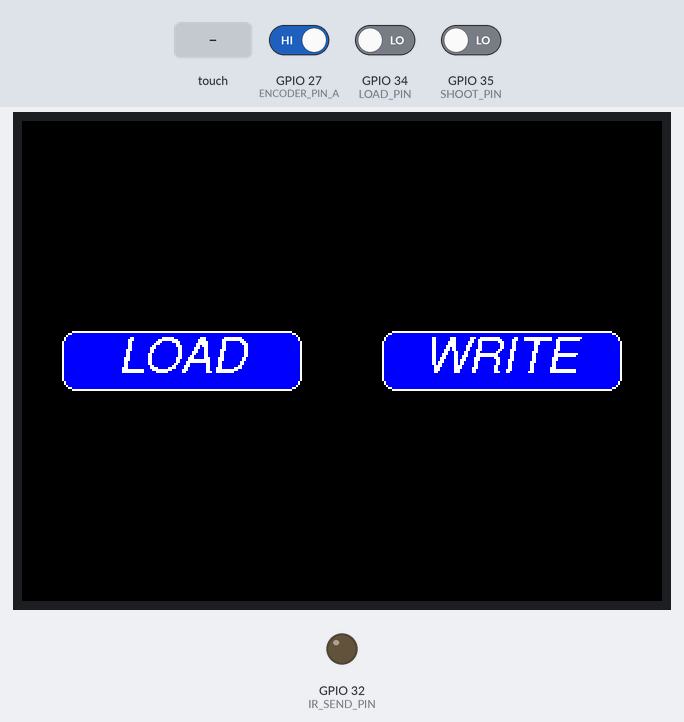
Simulated run of this sketch. Board: ESP32. Shown: 320×240 colour display, output pins drawn as LEDs (lit = HIGH). The test bench sets the inputs (shaded band); at power-on: GPIO 27 (ENCODER_PIN_A) HIGH, GPIO 34 (LOAD_PIN) LOW, GPIO 35 (SHOOT_PIN) LOW. Storage starts empty; what the sketch prints to the serial monitor is not drawn.

Above: at 1.5 s.
1.6 s: screen touched at 13 % across, 50 % down
At 3.0 s:
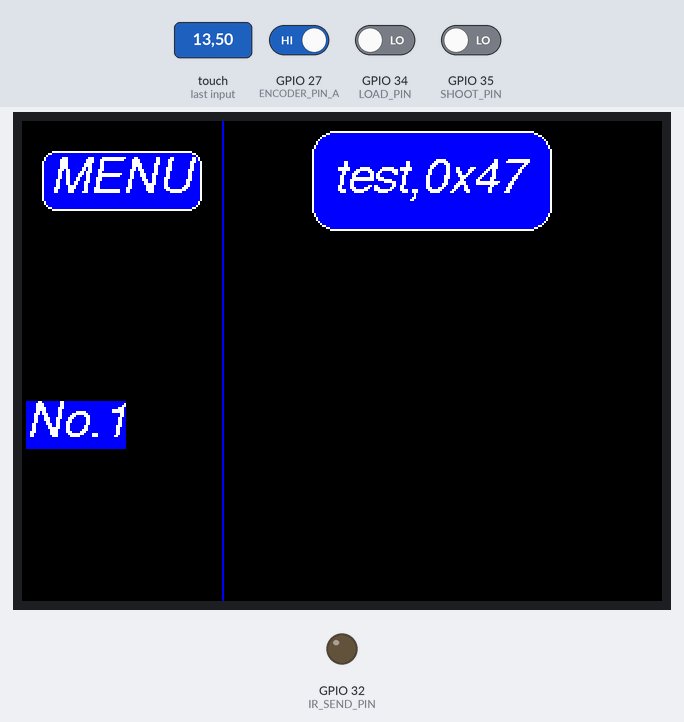
3.3 s: screen touched at 13 % across, 10 % down
At 3.44 s:
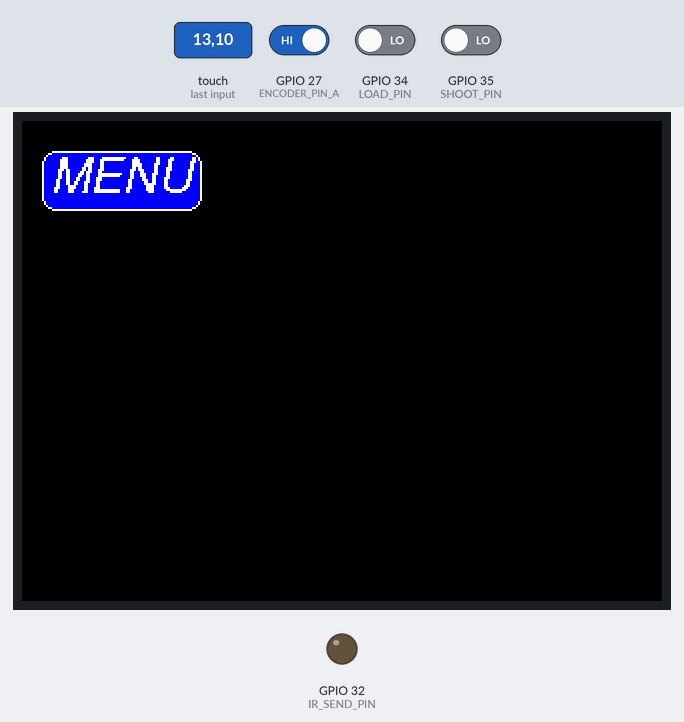
4.9 s: screen touched at 62 % across, 50 % down
At 5.4 s:
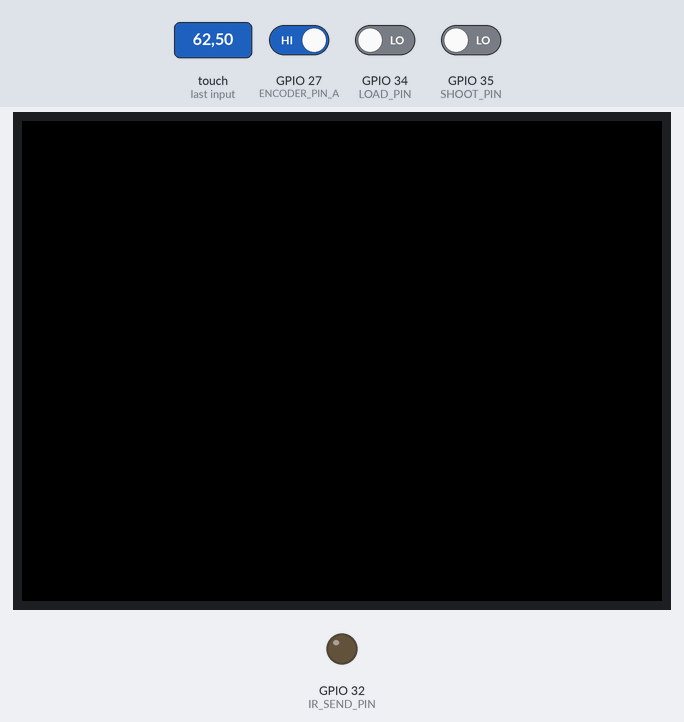
Timing chart, 0 to 7.9 s (numbered marks = the images above; inputs shaded):
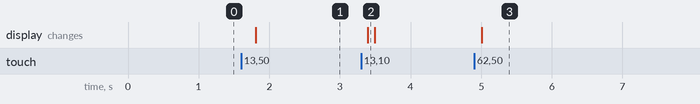

The sketch:

IR_gun_main.ino
```cpp
#include "FS.h"

#include <SPI.h>
#include <TFT_eSPI.h>      // Hardware-specific library
#include <string.h>
//#define DECODE_DENON
#include <IRremote.hpp>

TFT_eSPI tft = TFT_eSPI(); // Invoke custom library

#define DECODE_NEC
#define IR_RECEIVE_PIN 4

#define ENCODER_PIN_A 27
#define ENCODER_PIN_B 26
#define IR_SEND_PIN 32
#define LOAD_PIN 34
#define SHOOT_PIN 35

#define CALIBRATION_FILE "/TouchCalData1"
#define REPEAT_CAL 0

#define LABEL1_FONT &FreeSansOblique12pt7b // Key label font 1
#define LABEL2_FONT &FreeSansBold12pt7b    // Key label font 2

#define KEY_TEXTSIZE 1   // Font size multiplier

enum DISPLAY_STATE {
  MENU,
  LOAD,
  WRITE,
  WRITE_DONE
};

DISPLAY_STATE current_display;
DISPLAY_STATE prev_display;

bool sw = 0, prev_sw = 0;
bool shoot = 0, prev_shoot = 0;


TFT_eSPI_Button load, collect, menu;
TFT_eSPI_Button bullets[4];
char bulletvalue[6][64];
char bullethexvalue[6][64];

volatile long encoderValue = 0;
volatile unsigned long lastInterruptTime = 0;
int datacount = 0;
int current_bullet = 0;
char datam[100][64];

void setup() {

  // Use serial port
  Serial.begin(115200);

  if (!SPIFFS.begin()) {
    Serial.println("formatting file system");
    SPIFFS.format();
    SPIFFS.begin();
  }

  add_test_file();

  // Initialise the TFT screen
  tft.init();

  // Set the rotation before we calibrate
  tft.setRotation(3);

  // Calibrate the touch screen and retrieve the scaling factors
  touch_calibrate();

  // Clear the screen
  tft.fillScreen(TFT_BLACK);

  prev_display = LOAD;
  current_display = MENU;
  handle_menu(0,0);
  IrReceiver.begin(IR_RECEIVE_PIN, ENABLE_LED_FEEDBACK); // Start the receiver

  pinMode(ENCODER_PIN_A, INPUT_PULLUP);
  pinMode(ENCODER_PIN_B, INPUT_PULLUP);
  pinMode(IR_SEND_PIN, OUTPUT);
  pinMode(LOAD_PIN, INPUT);
  pinMode(SHOOT_PIN, INPUT);
  IrSender.begin(IR_SEND_PIN);

  attachInterrupt(digitalPinToInterrupt(ENCODER_PIN_A), encoderISR, CHANGE);

}

void loop() {
  // put your main code here, to run repeatedly:

  sw = digitalRead(LOAD_PIN);
  shoot = digitalRead(SHOOT_PIN);
  uint16_t x = 0, y = 0; // To store the touch coordinates
  bool pressed = tft.getTouch(&x, &y);

  current_bullet = calculateBlock(encoderValue);

  if(shoot ^ prev_shoot){

    long rawData = 0;
    for(byte i = 2; bullethexvalue[current_bullet][i] != 0; ++i){

      long temp = bullethexvalue[current_bullet][i] - ((bullethexvalue[current_bullet][i] > '9') ? '7' : '0');
      rawData = rawData*16 + temp;

    }

    IrSender.sendNECRaw(rawData, 1);
    Serial.println(rawData, HEX);

  }

  prev_sw = sw;
  prev_shoot = shoot;

  if(pressed){

    tft.fillScreen(TFT_BLACK);

    switch (current_display){

      case MENU:
        handle_menu(x,y);
        break;

      case LOAD:
        handle_load(x,y);
        break;

      case WRITE:
        handle_write(x,y);
        break;

      default:
        handle_menu(x,y);
        break;

    }
  }

  prev_display = current_display;

  delay(10);
}

void handle_menu(uint16_t x, uint16_t y) {

  tft.setFreeFont(LABEL1_FONT);

  load.initButton(&tft, 80,
                          120, // x, y, w, h, outline, fill, text
                          120, 30, TFT_WHITE, TFT_BLUE, TFT_WHITE,
                          "LOAD", KEY_TEXTSIZE);

  collect.initButton(&tft, 240,
                          120, // x, y, w, h, outline, fill, text
                          120, 30, TFT_WHITE, TFT_BLUE, TFT_WHITE,
                          "WRITE", KEY_TEXTSIZE);

  load.drawButton();
  collect.drawButton();

  if(load.contains(x,y)){

    current_display = LOAD;
    return;

  }

  if(collect.contains(x,y)){

    current_display = WRITE;
    return;

  }

}

void handle_load(uint16_t x, uint16_t y) {

  tft.setFreeFont(LABEL1_FONT);

  if (SPIFFS.exists("/testIRdata.txt")){

    datacount = 0;

    File IRdata = SPIFFS.open("/testIRdata.txt", FILE_READ);

    while (IRdata.available()){

      long long l = IRdata.readBytesUntil('\n', datam[datacount], sizeof(datam[datacount]));
      datam[datacount][l] = 0;
      ++datacount;

    }

  }

  menu.initButton(&tft, 50,
                          30, // x, y, w, h, outline, fill, text
                          80, 30, TFT_WHITE, TFT_BLUE, TFT_WHITE,
                          "MENU", KEY_TEXTSIZE);

  menu.drawButton();

  if(menu.contains(x,y)){

    current_display = MENU;
    return;

  }

  Serial.println(datacount);

  tft.drawLine(100,0,100,240,TFT_BLUE);
  tft.drawString(String("No.") + String(current_bullet+1), 2, 140);
  tft.drawString(String(bulletvalue[current_bullet]), 2, 180);

  if(!datacount) return;


  for(byte i = 0; i < min(datacount,4); ++i){

    bullets[i].initButton(&tft, 125 + 80,
                          30 + 55*i, // x, y, w, h, outline, fill, text
                          120, 50, TFT_WHITE, TFT_BLUE, TFT_WHITE,
                          datam[i], KEY_TEXTSIZE);

    bullets[i].drawButton();

    if(bullets[i].contains(x,y)){

      bool first = 1;
      char* token;
      token = strtok(datam[i], ",");
      strcpy(bulletvalue[current_bullet], token);

      while( token != NULL ){

        //tft.drawString(token, 125, 10 + i*(55) + ((first) ? 0 : 25));
        if(!first) strcpy(bullethexvalue[current_bullet], token);
        token = strtok(NULL, ",");
        first = 0;

      }
    }
    /*
    bool first = 1;
    char* token;
    token = strtok(datam[i], ",");

    while( token != NULL ){

      tft.drawString(token, 125, 10 + i*(55) + ((first) ? 0 : 25));
      token = strtok(NULL, ",");
      first = 0;

    }*/

  }

  return;

}

void handle_write(uint16_t x, uint16_t y){

   tft.setFreeFont(LABEL1_FONT);
   /*if(IrReceiver.decode()){
     Serial.println(IrReceiver.decodedIRData.decodedRawData, HEX);
     IrReceiver.resume();
   }*/

  if (SPIFFS.exists("/testIRdata.txt")){

    datacount = 0;

    File IRdata = SPIFFS.open("/testIRdata.txt", FILE_APPEND);

    long long Indata;
    while(!IrReceiver.decode());
    Indata = IrReceiver.decodedIRData.decodedRawData;
    Serial.println(IrReceiver.decodedIRData.decodedRawData, HEX);
    IrReceiver.resume();
//    Indata = Serial.read();
    ;
    char name_[] = "name";

    if(IRdata.print(name_) && IRdata.print(",0x") && IRdata.println(Indata,HEX)){
      Serial.print(name_);
      Serial.print(",0x");
      Serial.println(Indata, HEX);
    }else{
      Serial.println("Nooo");
    }


    IRdata.close();
  }

  menu.initButton(&tft, 50,
                          30, // x, y, w, h, outline, fill, text
                          80, 30, TFT_WHITE, TFT_BLUE, TFT_WHITE,
                          "MENU", KEY_TEXTSIZE);

  menu.drawButton();

  if(menu.contains(x,y)){

    current_display = MENU;
    return;

  }

  return;
}

void touch_calibrate() {

  uint16_t calData[5];
  uint8_t calDataOK = 0;

  // check if calibration file exists and size is correct
  if (SPIFFS.exists(CALIBRATION_FILE)) {
    if (REPEAT_CAL)
    {
      // Delete if we want to re-calibrate
      SPIFFS.remove(CALIBRATION_FILE);
    }
    else
    {
      File f = SPIFFS.open(CALIBRATION_FILE, "r");
      if (f) {
        if (f.readBytes((char *)calData, 14) == 14)
          calDataOK = 1;
        f.close();
      }
    }
  }

  if (calDataOK && !REPEAT_CAL) {
    // calibration data valid
    tft.setTouch(calData);
  } else {
    // data not valid so recalibrate
    tft.fillScreen(TFT_BLACK);
    tft.setCursor(20, 0);
    tft.setTextFont(2);
    tft.setTextSize(1);
    tft.setTextColor(TFT_WHITE, TFT_BLACK);

    tft.println("Touch corners as indicated");

    tft.setTextFont(1);
    tft.println();

    if (REPEAT_CAL) {
      tft.setTextColor(TFT_RED, TFT_BLACK);
      tft.println("Set REPEAT_CAL to false to stop this running again!");
    }

    tft.calibrateTouch(calData, TFT_MAGENTA, TFT_BLACK, 15);

    tft.setTextColor(TFT_GREEN, TFT_BLACK);
    tft.println("Calibration complete!");

    // store data
    File f = SPIFFS.open(CALIBRATION_FILE, "w");
    if (f) {
      f.write((const unsigned char *)calData, 14);
      f.close();
    }
  }
}

void add_test_file() {

  //if (!SPIFFS.exists("/testIRdata.txt")) return;

  File fileToAppend = SPIFFS.open("/testIRdata.txt", FILE_WRITE);

  if(!fileToAppend){
      Serial.println("There was an error opening the file for appending");
      return;
  }

  if(fileToAppend.println("test,0x472983")){
      Serial.println("File content was appended");
  } else {
      Serial.println("File append failed");
  }

  fileToAppend.close();

}
void encoderISR() {
  unsigned long interruptTime = millis();
  if (interruptTime - lastInterruptTime > 5) { // 防反彈時間 5ms
    bool A = digitalRead(ENCODER_PIN_A);
    bool B = digitalRead(ENCODER_PIN_B);

    // 判斷方向
    if (A != B) {
      encoderValue++; // 順時針
    } else {
      encoderValue--; // 逆時針
    }

    if (encoderValue > 17) {
      encoderValue -= 17;
    } else if (encoderValue < 0) {
      encoderValue += 17;
    }
  }

  lastInterruptTime = interruptTime;
}

int calculateBlock(long value) {
  if (value >= 0 && value <= 2) {
    return 0; // 區塊 1
  } else if (value >= 3 && value <= 5) {
    return 1; // 區塊 2
  } else if (value >= 6 && value <= 8) {
    return 2; // 區塊 3
  } else if (value >= 9 && value <= 11) {
    return 3; // 區塊 4
  } else if (value >= 12 && value <= 14) {
    return 4; // 區塊 5
  } else if (value >= 15 && value <= 17){
    return 5; // 區塊 6
  }
}
```

Measured:
- after the input at 1.6 s, the display: changes after 0.21 s (image 1)
- after the input at 3.3 s, the display: changes after 0.10 s (image 2)
- after the input at 4.9 s, the display: changes after 0.11 s (image 3)
